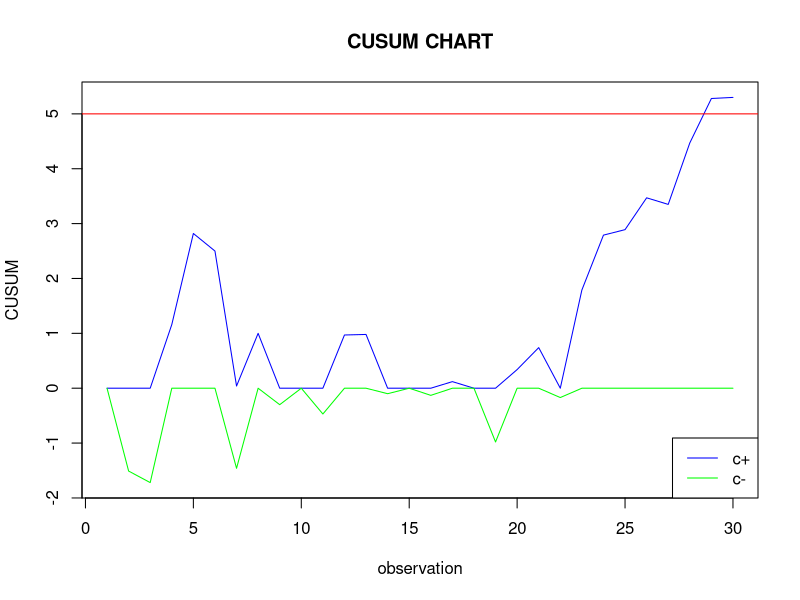

The R source for this figure:
x <- c(9.45, 7.99, 9.29, 11.66, 12.16, 10.18, 8.04, 11.46, 9.2, 10.34,
       9.03, 11.47, 10.51, 9.40, 10.08, 9.37, 10.62, 10.31, 8.52, 10.84,
       10.90, 9.33, 12.29, 11.50, 10.60, 11.08, 10.38, 11.62, 11.31, 10.52)
#parameters
mu0=10
mu1= 11
h=5
k=0.5
n=length(x)
cplus=numeric(n)
cminus =numeric(n)
#compute CCUSUM
for (i in 2:n){
  cplus[i]=max(0,cplus[i-1]+(x[i]-mu0-k))
  cminus[i]=min(0,cminus[i-1]+(x[i]-mu0+k))
}
#plot
plot(cplus, type="l", col="blue", ylim = c(min(cminus),max(cplus)), ylab= "CUSUM", xlab= "observation", main= "CUSUM CHART")
lines(cminus, col= "green")
abline(h=h, col="red")
abline(h=-h, col="red")
legend("bottomright", legend=c("c+","c-"), col=c("blue", "green"), lty=1)
#Detect out of control points
out_pos= which(cplus>h)
out_neg= which(cminus< -h)
out_pos
out_neg
